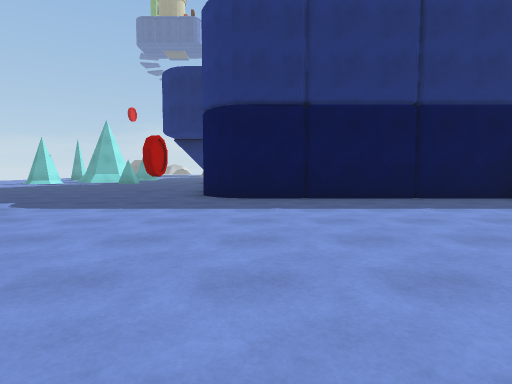
[1] (above)

24 first-person views from a walk through a scene from a Unity 3-D project. The camera is 1.2 m above the floor, tilts 4° down and sees 80° across. The floor is counted in squares, 2 m on a side. Each view is taken from the middle of a square. On the plan, view 1 faces up. The plan holds only what a view shows up to about 9 squares ahead; the rest is blank. The place goes on beyond the plan. Surface patterns are stand-ins for the level's own textures.

[2]
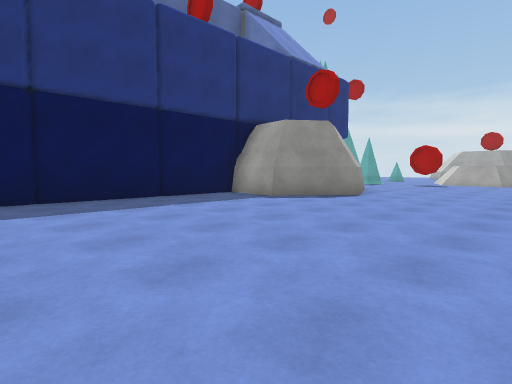

[3]
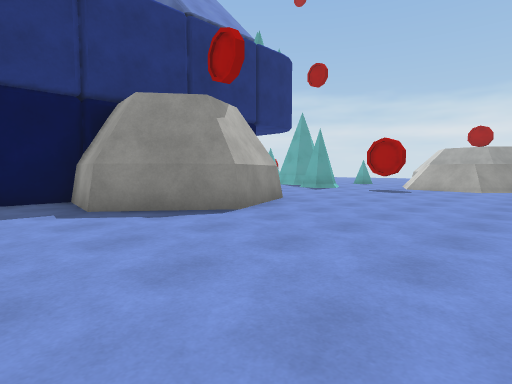

[4]
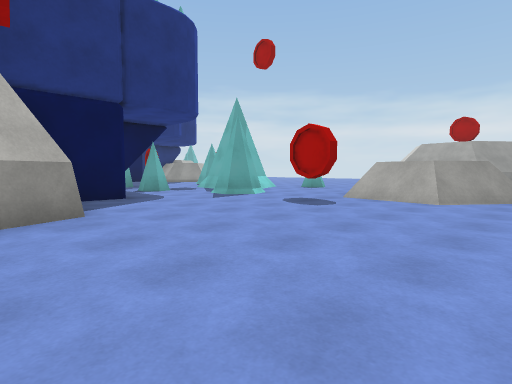

[5]
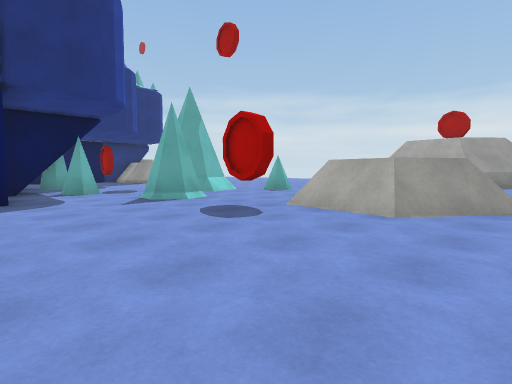

[6]
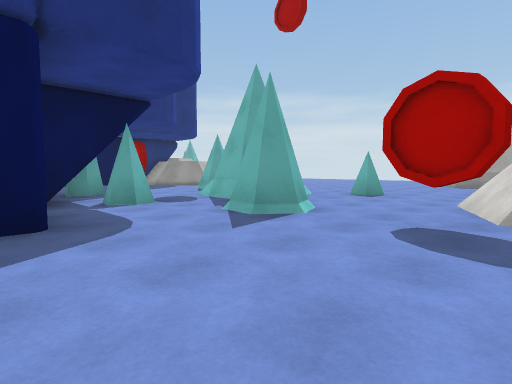

[7]
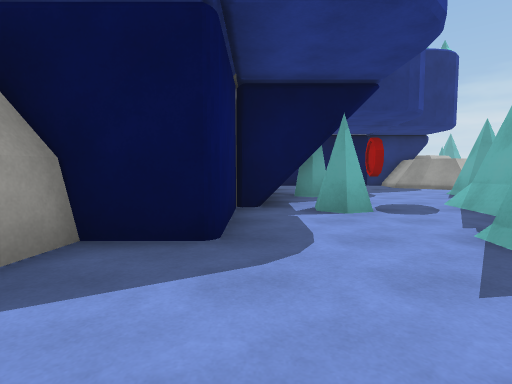

[8]
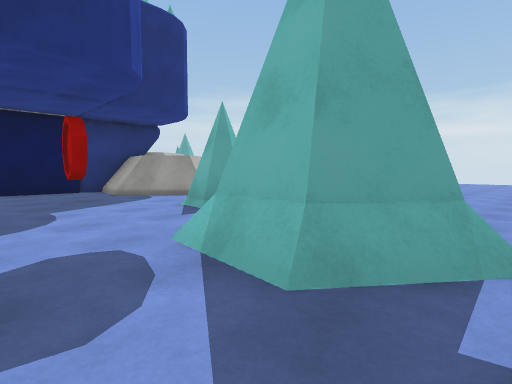

[9]
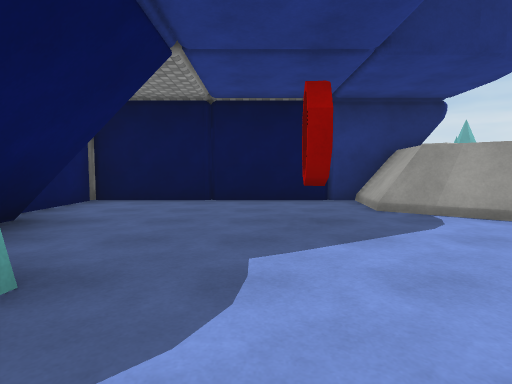

[10]
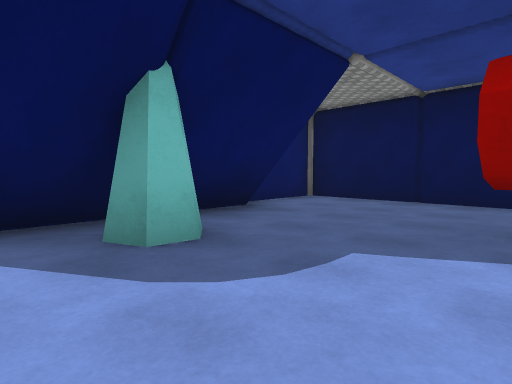

[11]
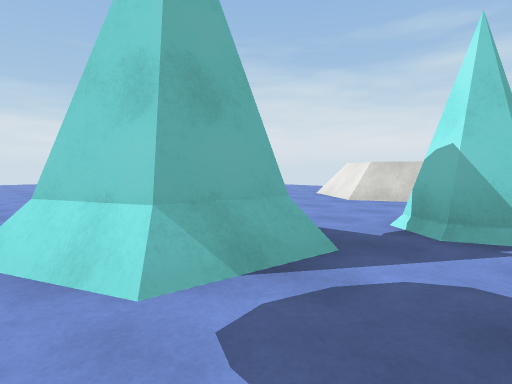

[12]
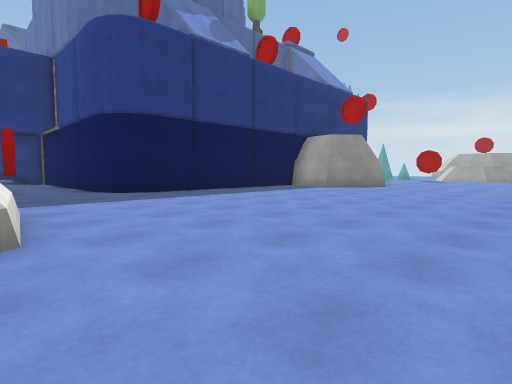

[13]
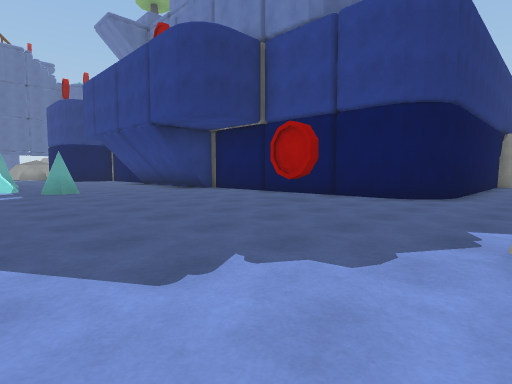

[14]
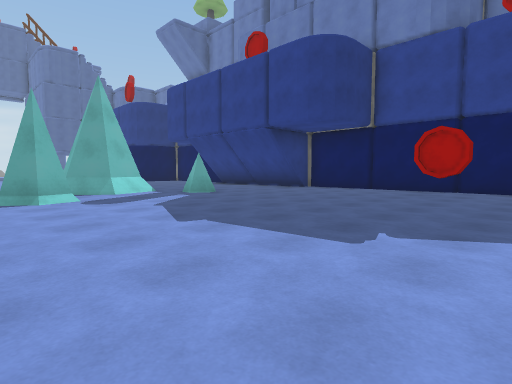

[15]
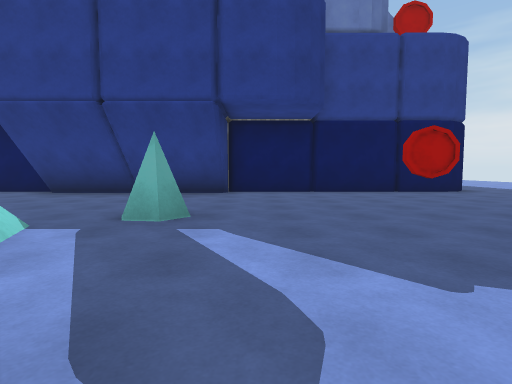

[16]
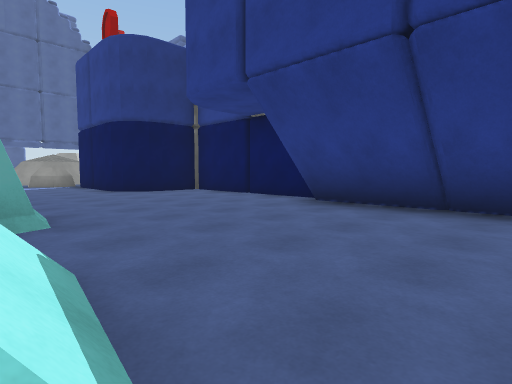

[17]
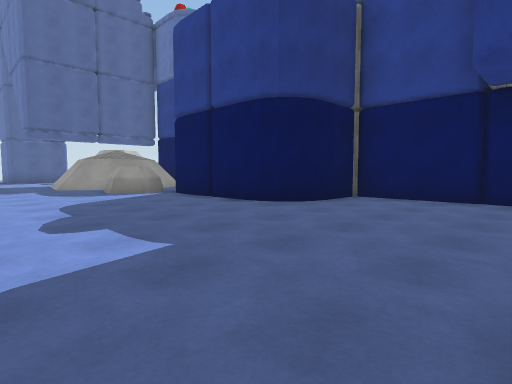

[18]
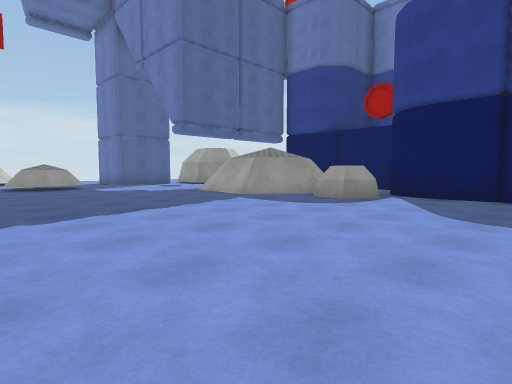

[19]
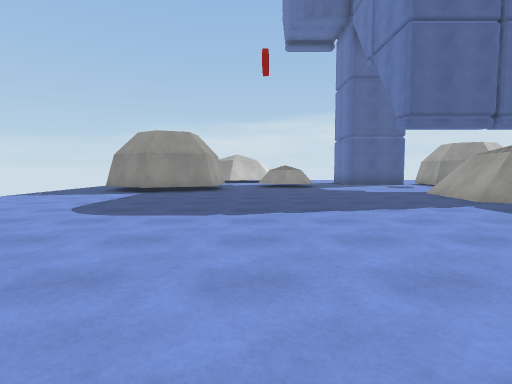

[20]
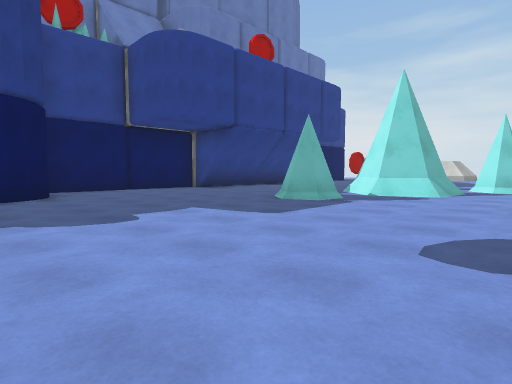

[21]
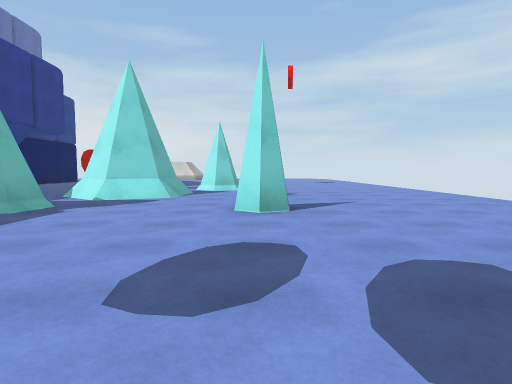

[22]
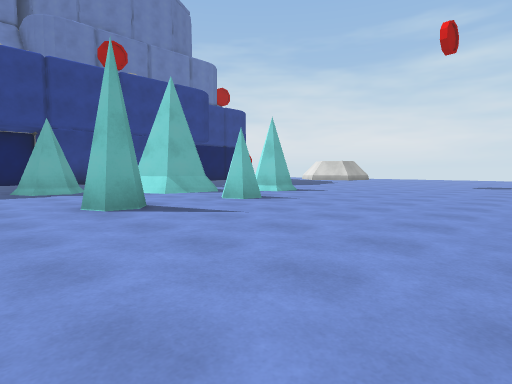

[23]
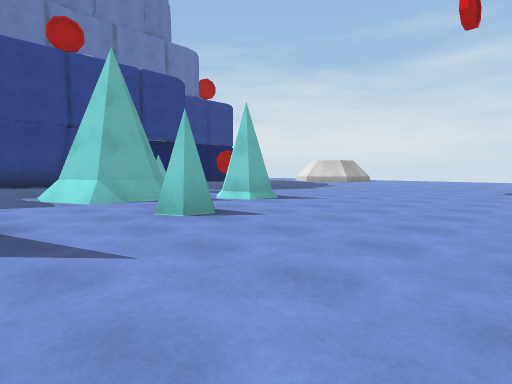

[24]
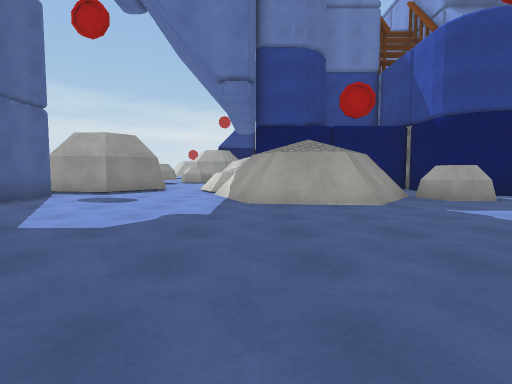

### Floor plan
Key: @ floor where view 1 was taken; # wall or solid block; . main floor; : floor 0.25 m higher than the main floor; / step, stairs or slope; = window, fence, low wall or low ledge; ^ raised ledge; O other object.
Columns run from 16 left of view 1 to 16 right of it. Each row starts with its distance up from view 1.
 37          ....##
 36       .# ......
 35       .........
 34 ..###........=^
 33 ...........###
 32 ...........##
 31  ..........##
 30   ..........##
 29   .........###
 28    .........###
 27     .........#
 26      ........#
 25      ........#
 24      ........###
 23     ...........#
 22    ............#
 21 ...............#
 20 ...............#
 19 .....#...#.....#
 18 ..............##
 17 .......###....#           #######
 16 .......###....#           #.....#
 15 ........:.....#           #.....#
 14  .....#/..#...##           ....O.
 13  ..............#           #...O.
 12  ..............#           #....#
 11  ..............#           ##...#
 10  ..............#           #....#
  9   ...........O.#          ###..##
  8   .. ..........#          #.../##
  7      ..........########  ##../#=.
  6         ..............#  #.../#..
  5         ... ..........####.......
  4             #..........##.....O.#
  3             #..................##
  2             #.................=##
  1             ...................##
  0             ....@...............
 -1             ......

Where each view was taken, in squares from view 1:
view 1: 0 up, 0 right, facing up
view 2: 0 up, 0 right, facing up-right
view 3: 0 up, 4 right, facing up-right
view 4: 0 up, 8 right, facing up-right
view 5: 0 up, 10 right, facing up-right
view 6: 3 up, 10 right, facing up-right
view 7: 4 up, 11 right, facing up
view 8: 7 up, 13 right, facing up-right
view 9: 10 up, 14 right, facing up
view 10: 10 up, 15 right, facing up-left
view 11: 10 up, 13 right, facing down-right
view 12: 1 down, 4 left, facing up-right
view 13: 5 up, 8 left, facing up-right
view 14: 7 up, 11 left, facing up-right
view 15: 13 up, 10 left, facing right
view 16: 15 up, 7 left, facing up-right
view 17: 20 up, 8 left, facing up-right
view 18: 25 up, 11 left, facing up-right
view 19: 25 up, 10 left, facing up
view 20: 25 up, 11 left, facing down-right
view 21: 24 up, 11 left, facing down
view 22: 21 up, 16 left, facing down-right
view 23: 19 up, 15 left, facing down-right
view 24: 33 up, 11 left, facing right
